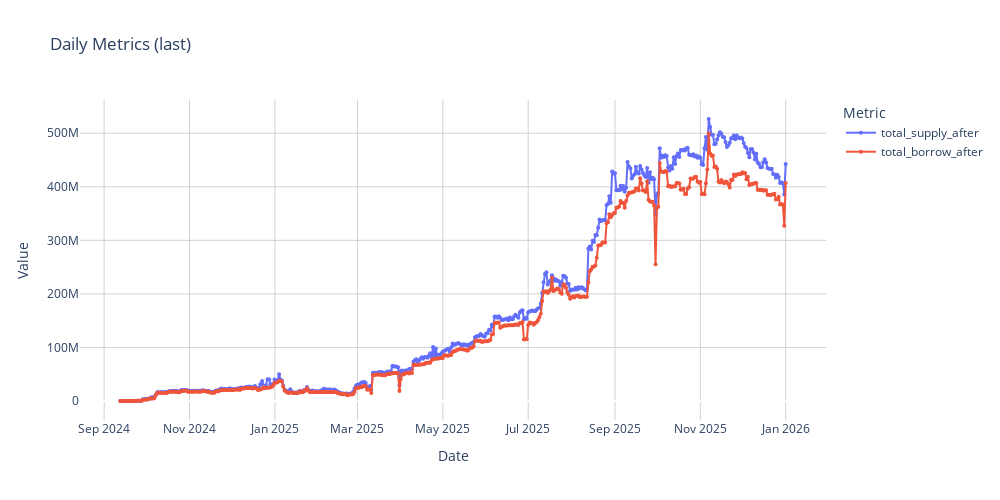

The cell this chart's notebook holds for it:
### Code cell
from tqdm import tqdm
import numpy as np
def add_interest_rates(df, irm_data):
    u, b, s = np.array(irm_data).T
    
    df = df.copy()
    
    df['borrow_rate_before'] = np.interp(df["utilization_before"].clip(0, 1), u, b)
    df['supply_rate_before'] = np.interp(df["utilization_before"].clip(0, 1), u, s)
    
    df['borrow_rate_after'] = np.interp(df["utilization_after"].clip(0, 1), u, b)
    df['supply_rate_after'] = np.interp(df["utilization_after"].clip(0, 1), u, s)
    
    if 'new_utilization' in df.columns:
        df['borrow_rate_after'] = np.interp(df['new_utilization'].clip(0, 1), u, b)
        df['supply_rate_after'] = np.interp(df['new_utilization'].clip(0, 1), u, s)
    
    return df

def add_collateral_prices(df, price_data, col="collateral_price"):
    timestamps, prices = np.array(price_data).T
    
    df = df.copy()
    
    def find_closest_price(tx_timestamp):
        idx = np.searchsorted(timestamps, tx_timestamp)
        
        if idx == 0:
            return prices[0]
        elif idx == len(timestamps):
            return prices[-1]
        else:
            left_diff = tx_timestamp - timestamps[idx-1]
            right_diff = timestamps[idx] - tx_timestamp
            
            if left_diff <= right_diff:
                return prices[idx-1]
            else:
                return prices[idx]
    
    df[col] = df['timestamp'].apply(find_closest_price)
    
    if 'assets' in df.columns and col == "collateral_price":
        df['collateral_value'] = df['assets'] * df['collateral_price']
    
    return df

def add_rolling_mean_metric(df, metric, hours=6):
    df = df.sort_values('timestamp').copy()
    df_sorted = df.reset_index(drop=True)
    
    result = []
    for i in range(len(df_sorted)):
        current_time = df_sorted.at[i, 'timestamp']
        cutoff = current_time - (hours * 3600)
        mask = (df_sorted['timestamp'] >= cutoff) & (df_sorted['timestamp'] < current_time)
        rolling_mean = df_sorted.loc[mask, metric].mean()
        result.append(rolling_mean)
    
    df_sorted[f'{metric}_rolling'] = result
    return df_sorted

def calculate_metrics(df, irm_data, asset_data, loan_asset_data, use_collateral=False, use_usd_assets=False):
    df = df.fillna(0).sort_values(['timestamp', 'hash'])
    
    df = df.reset_index(drop=True)
    
    metrics_rows = []
    last_timestamp = df.iloc[0]['timestamp'] if len(df) > 0 else 0
    borrow_rate = 0.0
    supply_rate = 0.0

    total_supply = 0.0
    total_borrow = 0.0
    
    i = 0
    n = len(df)
    # pbar = tqdm(total=n)

    u, b, s = np.array(irm_data).T
    
    def get_rates(util):
        borrow_rate = np.interp(min(max(util, 0), 1), u, b)
        supply_rate = np.interp(min(max(util, 0), 1), u, s)
        return borrow_rate / 100, supply_rate / 100
    
    while i < n:
        current_hash = df.iloc[i]['hash']
        tx_start_idx = i
        
        tx_actions = []
        before_supply = total_supply
        before_borrow = total_borrow
        
        while i < n and df.iloc[i]['hash'] == current_hash:
            row = df.iloc[i]
            current_timestamp = row['timestamp']
            time_diff = (current_timestamp - last_timestamp) / (365 * 24 * 3600)
            
            current_util = total_borrow / total_supply if total_supply > 0 else 0
            borrow_rate, supply_rate = get_rates(current_util)
            
            total_borrow += total_borrow * (borrow_rate * 100 * time_diff)
            total_supply -= total_supply * (supply_rate * 100 * time_diff)
            
            last_timestamp = current_timestamp

            # pbar.update(1)
            amount = abs(0 if row['assets'] is None else float(row['assets']) / (10**loan_asset_data["decimals"]))
            if use_usd_assets:
                amount = float(row['assets']) / (10**loan_asset_data["decimals"]) if row['assets_usd'] is None else float(row["assets_usd"])

            if row['type'] in ['MarketSupply']:
                total_supply += amount
            elif row['type'] in ['MarketWithdraw']:
                total_supply -= amount
            if row['type'] == 'MarketBorrow':
                total_borrow += amount
            elif row['type'] == 'MarketRepay':
                total_borrow -= amount
            elif row['type'] == 'MarketLiquidation':
                total_borrow -= amount
                total_supply += amount
            
            i += 1
        
        after_supply = total_supply
        after_borrow = total_borrow
        
        before_util = before_borrow / before_supply if before_supply > 0 else 0
        after_util = after_borrow / after_supply if after_supply > 0 else 0
        
        metrics_rows.append({
            'hash': current_hash,
            'timestamp': df.iloc[tx_start_idx]['timestamp'],
            'datetime': df.iloc[tx_start_idx]['datetime'],
            'total_supply_before': before_supply,
            'total_borrow_before': before_borrow,
            'total_supply_after': after_supply,
            'total_borrow_after': after_borrow,
            'utilization_before': before_util,
            'utilization_after': after_util,
            'tx_actions': i - tx_start_idx
        })
    

    res = add_interest_rates(pd.DataFrame(metrics_rows), irm_data)
    print("Added interest rates")
    res = add_collateral_prices(res, asset_data["historical_price"])
    print("Added coll price")
    res = add_collateral_prices(res, loan_asset_data["historical_price"], col="loan_asset_price")
    print("Added loan asset price")
    # res = add_rolling_mean_metric(res, "borrow_rate_after")
    # print("Added Borrow rate after")
    # res = add_rolling_mean_metric(res, "supply_rate_after")
    # print("Added Borrow rate after")
    
    
    return res


# plot_daily_metrics_express(calculate_metrics(df, use_collateral=False), "utilization_after", agg_func="meann")
metrics = calculate_metrics(df, use_collateral=False, use_usd_assets=False, irm_data=market_meta["irm_curve"], asset_data=asset_meta, loan_asset_data=loan_asset_meta)
metrics
# _ = plot_metrics_timeseries(metrics, "utilization_after")
# _ = plot_daily_metrics_express(metrics, ["supply_rate_after", "borrow_rate_after"], agg_func="mean")
_ = plot_daily_metrics_express(metrics, ["total_supply_after", "total_borrow_after"], agg_func="last")
# _ = plot_daily_metrics_express(metrics, ["borrow_rate_after_rolling", "supply_rate_after_rolling"], agg_func="mean")

# _ = plot_metrics_timeseries(metrics, "borrow_rate_after")
# _ = plot_daily_metrics_express(metrics, ["collateral_price"], agg_func="last")

### Figure 1 — Plotly figure (JSON) as saved in the notebook; plotly's stock layout.template omitted (floating-point values rounded to 4 significant figures; data arrays with more than 128 entries replaced by an {"elided": "..."} marker saying what was removed)
{"data": [{"hovertemplate": "<b>Date:</b> %{x|%Y-%m-%d}<br><b>%{fullData.name}:</b> %{y:,.5f}<br><extra></extra>", "legendgroup": "total_supply_after", "line": {"color": "#636efa", "dash": "solid", "width": 2}, "marker": {"size": 4, "symbol": "circle"}, "mode": "lines+markers", "name": "total_supply_after", "orientation": "v", "showlegend": true, "type": "scatter", "x": {"elided": "475 str values"}, "xaxis": "x", "y": {"elided": "475 float values"}, "yaxis": "y"}, {"hovertemplate": "<b>Date:</b> %{x|%Y-%m-%d}<br><b>%{fullData.name}:</b> %{y:,.5f}<br><extra></extra>", "legendgroup": "total_borrow_after", "line": {"color": "#EF553B", "dash": "solid", "width": 2}, "marker": {"size": 4, "symbol": "circle"}, "mode": "lines+markers", "name": "total_borrow_after", "orientation": "v", "showlegend": true, "type": "scatter", "x": {"elided": "475 str values"}, "xaxis": "x", "y": {"elided": "475 float values"}, "yaxis": "y"}], "layout": {"height": 500, "legend": {"title": {"text": "Metric"}, "tracegroupgap": 0}, "plot_bgcolor": "white", "title": {"text": "Daily Metrics (last)"}, "width": 1000, "xaxis": {"anchor": "y", "domain": [0, 1], "gridcolor": "LightGray", "gridwidth": 1, "showgrid": true, "title": {"text": "Date"}}, "yaxis": {"anchor": "x", "domain": [0, 1], "gridcolor": "LightGray", "gridwidth": 1, "showgrid": true, "title": {"text": "Value"}}}}
